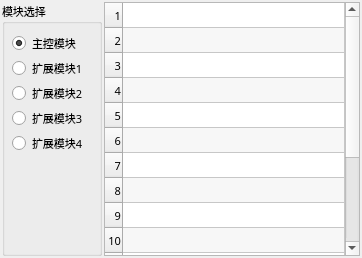
        <widget class="QWidget" name="tabExtIn">
         <property name="font">
          <font>
           <family>微软雅黑</family>
           <pointsize>8</pointsize>
           <weight>50</weight>
           <italic>false</italic>
           <bold>false</bold>
          </font>
         </property>
         <attribute name="title">
          <string>扩展输入</string>
         </attribute>
         <layout class="QHBoxLayout" name="horizontalLayoutExtIn">
          <property name="spacing">
           <number>2</number>
          </property>
          <property name="margin">
           <number>2</number>
          </property>
          <item>
           <widget class="QGroupBox" name="groupBoxInModule">
            <property name="sizePolicy">
             <sizepolicy hsizetype="Fixed" vsizetype="Preferred">
              <horstretch>0</horstretch>
              <verstretch>0</verstretch>
             </sizepolicy>
            </property>
            <property name="minimumSize">
             <size>
              <width>90</width>
              <height>0</height>
             </size>
            </property>
            <property name="maximumSize">
             <size>
              <width>180</width>
              <height>16777215</height>
             </size>
            </property>
            <property name="font">
             <font>
              <family>微软雅黑</family>
              <pointsize>8</pointsize>
              <weight>50</weight>
              <italic>false</italic>
              <bold>false</bold>
             </font>
            </property>
            <property name="title">
             <string>模块选择</string>
            </property>
            <layout class="QVBoxLayout" name="verticalLayoutInModule">
             <property name="spacing">
              <number>0</number>
             </property>
             <property name="margin">
              <number>7</number>
             </property>
             <item>
              <widget class="xRadioButton" name="radioIMain">
               <property name="minimumSize">
                <size>
                 <width>80</width>
                 <height>25</height>
                </size>
               </property>
               <property name="maximumSize">
                <size>
                 <width>16777215</width>
                 <height>25</height>
                </size>
               </property>
               <property name="font">
                <font>
                 <family>微软雅黑</family>
                 <pointsize>8</pointsize>
                 <weight>50</weight>
                 <italic>false</italic>
                 <bold>false</bold>
                </font>
               </property>
               <property name="focusPolicy">
                <enum>Qt::NoFocus</enum>
               </property>
               <property name="text">
                <string>主控模块</string>
               </property>
               <property name="checked">
                <bool>true</bool>
               </property>
              </widget>
             </item>
             <item>
              <widget class="xRadioButton" name="radioIM1">
               <property name="minimumSize">
                <size>
                 <width>80</width>
                 <height>25</height>
                </size>
               </property>
               <property name="maximumSize">
                <size>
                 <width>16777215</width>
                 <height>25</height>
                </size>
               </property>
               <property name="font">
                <font>
                 <family>微软雅黑</family>
                 <pointsize>8</pointsize>
                 <weight>50</weight>
                 <italic>false</italic>
                 <bold>false</bold>
                </font>
               </property>
               <property name="focusPolicy">
                <enum>Qt::NoFocus</enum>
               </property>
               <property name="text">
                <string>扩展模块1</string>
               </property>
               <property name="checked">
                <bool>false</bool>
               </property>
              </widget>
             </item>
             <item>
              <widget class="xRadioButton" name="radioIM2">
               <property name="minimumSize">
                <size>
                 <width>80</width>
                 <height>25</height>
                </size>
               </property>
               <property name="maximumSize">
                <size>
                 <width>16777215</width>
                 <height>25</height>
                </size>
               </property>
               <property name="font">
                <font>
                 <family>微软雅黑</family>
                 <pointsize>8</pointsize>
                 <weight>50</weight>
                 <italic>false</italic>
                 <bold>false</bold>
                </font>
               </property>
               <property name="focusPolicy">
                <enum>Qt::NoFocus</enum>
               </property>
               <property name="text">
                <string>扩展模块2</string>
               </property>
               <property name="checked">
                <bool>false</bool>
               </property>
              </widget>
             </item>
             <item>
              <widget class="xRadioButton" name="radioIM3">
               <property name="minimumSize">
                <size>
                 <width>80</width>
                 <height>25</height>
                </size>
               </property>
               <property name="maximumSize">
                <size>
                 <width>16777215</width>
                 <height>25</height>
                </size>
               </property>
               <property name="font">
                <font>
                 <family>微软雅黑</family>
                 <pointsize>8</pointsize>
                 <weight>50</weight>
                 <italic>false</italic>
                 <bold>false</bold>
                </font>
               </property>
               <property name="focusPolicy">
                <enum>Qt::NoFocus</enum>
               </property>
               <property name="text">
                <string>扩展模块3</string>
               </property>
              </widget>
             </item>
             <item>
              <widget class="xRadioButton" name="radioIM4">
               <property name="minimumSize">
                <size>
                 <width>80</width>
                 <height>25</height>
                </size>
               </property>
               <property name="maximumSize">
                <size>
                 <width>16777215</width>
                 <height>25</height>
                </size>
               </property>
               <property name="font">
                <font>
                 <family>微软雅黑</family>
                 <pointsize>8</pointsize>
                 <weight>50</weight>
                 <italic>false</italic>
                 <bold>false</bold>
                </font>
               </property>
               <property name="focusPolicy">
                <enum>Qt::NoFocus</enum>
               </property>
               <property name="text">
                <string>扩展模块4</string>
               </property>
              </widget>
             </item>
             <item>
              <spacer name="verticalSpacerImSel">
               <property name="orientation">
                <enum>Qt::Vertical</enum>
               </property>
               <property name="sizeType">
                <enum>QSizePolicy::Expanding</enum>
               </property>
               <property name="sizeHint" stdset="0">
                <size>
                 <width>20</width>
                 <height>90</height>
                </size>
               </property>
              </spacer>
             </item>
            </layout>
           </widget>
          </item>
          <item>
           <widget class="QTableWidget" name="tableExtIn">
            <property name="font">
             <font>
              <family>微软雅黑</family>
              <pointsize>8</pointsize>
              <weight>50</weight>
              <italic>false</italic>
              <bold>false</bold>
             </font>
            </property>
            <property name="focusPolicy">
             <enum>Qt::NoFocus</enum>
            </property>
            <property name="styleSheet">
             <string notr="true"/>
            </property>
            <property name="verticalScrollBarPolicy">
             <enum>Qt::ScrollBarAlwaysOn</enum>
            </property>
            <property name="horizontalScrollBarPolicy">
             <enum>Qt::ScrollBarAlwaysOff</enum>
            </property>
            <property name="editTriggers">
             <set>QAbstractItemView::NoEditTriggers</set>
            </property>
            <property name="tabKeyNavigation">
             <bool>false</bool>
            </property>
            <property name="showDropIndicator" stdset="0">
             <bool>false</bool>
            </property>
            <property name="dragDropOverwriteMode">
             <bool>false</bool>
            </property>
            <property name="alternatingRowColors">
             <bool>true</bool>
            </property>
            <property name="selectionMode">
             <enum>QAbstractItemView::SingleSelection</enum>
            </property>
            <property name="selectionBehavior">
             <enum>QAbstractItemView::SelectRows</enum>
            </property>
            <attribute name="horizontalHeaderVisible">
             <bool>false</bool>
            </attribute>
            <attribute name="horizontalHeaderDefaultSectionSize">
             <number>50</number>
            </attribute>
            <attribute name="horizontalHeaderHighlightSections">
             <bool>false</bool>
            </attribute>
            <attribute name="horizontalHeaderMinimumSectionSize">
             <number>20</number>
            </attribute>
            <attribute name="horizontalHeaderStretchLastSection">
             <bool>true</bool>
            </attribute>
            <attribute name="verticalHeaderDefaultSectionSize">
             <number>25</number>
            </attribute>
            <attribute name="verticalHeaderMinimumSectionSize">
             <number>25</number>
            </attribute>
            <row>
             <property name="text">
              <string notr="true">1</string>
             </property>
             <property name="toolTip">
              <string notr="true"/>
             </property>
             <property name="whatsThis">
              <string notr="true"/>
             </property>
             <property name="font">
              <font>
               <family>微软雅黑</family>
               <pointsize>8</pointsize>
               <weight>50</weight>
               <bold>false</bold>
              </font>
             </property>
             <property name="textAlignment">
              <set>AlignRight|AlignVCenter</set>
             </property>
            </row>
            <row>
             <property name="text">
              <string notr="true">2</string>
             </property>
             <property name="toolTip">
              <string notr="true"/>
             </property>
             <property name="whatsThis">
              <string notr="true"/>
             </property>
             <property name="font">
              <font>
               <family>微软雅黑</family>
               <pointsize>8</pointsize>
               <weight>50</weight>
               <bold>false</bold>
              </font>
             </property>
             <property name="textAlignment">
              <set>AlignRight|AlignVCenter</set>
             </property>
            </row>
            <row>
             <property name="text">
              <string notr="true">3</string>
             </property>
             <property name="toolTip">
              <string notr="true"/>
             </property>
             <property name="whatsThis">
              <string notr="true"/>
             </property>
             <property name="font">
              <font>
               <family>微软雅黑</family>
               <pointsize>8</pointsize>
               <weight>50</weight>
               <bold>false</bold>
              </font>
             </property>
             <property name="textAlignment">
              <set>AlignRight|AlignVCenter</set>
             </property>
            </row>
            <row>
             <property name="text">
              <string notr="true">4</string>
             </property>
             <property name="toolTip">
              <string notr="true"/>
             </property>
             <property name="whatsThis">
              <string notr="true"/>
             </property>
             <property name="font">
              <font>
               <family>微软雅黑</family>
               <pointsize>8</pointsize>
               <weight>50</weight>
               <bold>false</bold>
              </font>
             </property>
             <property name="textAlignment">
              <set>AlignRight|AlignVCenter</set>
             </property>
            </row>
            <row>
             <property name="text">
              <string notr="true">5</string>
             </property>
             <property name="toolTip">
              <string notr="true"/>
             </property>
             <property name="whatsThis">
              <string notr="true"/>
             </property>
             <property name="font">
              <font>
               <family>微软雅黑</family>
               <pointsize>8</pointsize>
               <weight>50</weight>
               <bold>false</bold>
              </font>
             </property>
             <property name="textAlignment">
              <set>AlignRight|AlignVCenter</set>
             </property>
            </row>
            <row>
             <property name="text">
              <string notr="true">6</string>
             </property>
             <property name="toolTip">
              <string notr="true"/>
             </property>
             <property name="whatsThis">
              <string notr="true"/>
             </property>
             <property name="font">
              <font>
               <family>微软雅黑</family>
               <pointsize>8</pointsize>
               <weight>50</weight>
               <bold>false</bold>
              </font>
             </property>
             <property name="textAlignment">
              <set>AlignRight|AlignVCenter</set>
             </property>
            </row>
            <row>
             <property name="text">
              <string notr="true">7</string>
             </property>
             <property name="toolTip">
              <string notr="true"/>
             </property>
             <property name="whatsThis">
              <string notr="true"/>
             </property>
             <property name="font">
              <font>
               <family>微软雅黑</family>
               <pointsize>8</pointsize>
               <weight>50</weight>
               <bold>false</bold>
              </font>
             </property>
             <property name="textAlignment">
              <set>AlignRight|AlignVCenter</set>
             </property>
            </row>
            <row>
             <property name="text">
              <string notr="true">8</string>
             </property>
             <property name="toolTip">
              <string notr="true"/>
             </property>
             <property name="whatsThis">
              <string notr="true"/>
             </property>
             <property name="font">
              <font>
               <family>微软雅黑</family>
               <pointsize>8</pointsize>
               <weight>50</weight>
               <bold>false</bold>
              </font>
             </property>
             <property name="textAlignment">
              <set>AlignRight|AlignVCenter</set>
             </property>
            </row>
            <row>
             <property name="text">
              <string notr="true">9</string>
             </property>
             <property name="toolTip">
              <string notr="true"/>
             </property>
             <property name="whatsThis">
              <string notr="true"/>
             </property>
             <property name="font">
              <font>
               <family>微软雅黑</family>
               <pointsize>8</pointsize>
               <weight>50</weight>
               <bold>false</bold>
              </font>
             </property>
             <property name="textAlignment">
              <set>AlignRight|AlignVCenter</set>
             </property>
            </row>
            <row>
             <property name="text">
              <string notr="true">10</string>
             </property>
             <property name="toolTip">
              <string notr="true"/>
             </property>
             <property name="whatsThis">
              <string notr="true"/>
             </property>
             <property name="font">
              <font>
               <family>微软雅黑</family>
               <pointsize>8</pointsize>
               <weight>50</weight>
               <bold>false</bold>
              </font>
             </property>
             <property name="textAlignment">
              <set>AlignRight|AlignVCenter</set>
             </property>
            </row>
            <row>
             <property name="text">
              <string notr="true">11</string>
             </property>
             <property name="toolTip">
              <string notr="true"/>
             </property>
             <property name="whatsThis">
              <string notr="true"/>
             </property>
             <property name="font">
              <font>
               <family>微软雅黑</family>
               <pointsize>8</pointsize>
               <weight>50</weight>
               <bold>false</bold>
              </font>
             </property>
             <property name="textAlignment">
              <set>AlignRight|AlignVCenter</set>
             </property>
            </row>
            <row>
             <property name="text">
              <string notr="true">12</string>
             </property>
             <property name="toolTip">
              <string notr="true"/>
             </property>
             <property name="whatsThis">
              <string notr="true"/>
             </property>
             <property name="font">
              <font>
               <family>微软雅黑</family>
               <pointsize>8</pointsize>
               <weight>50</weight>
               <bold>false</bold>
              </font>
             </property>
             <property name="textAlignment">
              <set>AlignRight|AlignVCenter</set>
             </property>
            </row>
            <row>
             <property name="text">
              <string notr="true">13</string>
             </property>
             <property name="toolTip">
              <string notr="true"/>
             </property>
             <property name="whatsThis">
              <string notr="true"/>
             </property>
             <property name="font">
              <font>
               <family>微软雅黑</family>
               <pointsize>8</pointsize>
               <weight>50</weight>
               <bold>false</bold>
              </font>
             </property>
             <property name="textAlignment">
              <set>AlignRight|AlignVCenter</set>
             </property>
            </row>
            <row>
             <property name="text">
              <string notr="true">14</string>
             </property>
             <property name="toolTip">
              <string notr="true"/>
             </property>
             <property name="whatsThis">
              <string notr="true"/>
             </property>
             <property name="font">
              <font>
               <family>微软雅黑</family>
               <pointsize>8</pointsize>
               <weight>50</weight>
               <bold>false</bold>
              </font>
             </property>
             <property name="textAlignment">
              <set>AlignRight|AlignVCenter</set>
             </property>
            </row>
            <row>
             <property name="text">
              <string>15</string>
             </property>
             <property name="font">
              <font>
               <family>微软雅黑</family>
               <pointsize>8</pointsize>
               <weight>50</weight>
               <bold>false</bold>
              </font>
             </property>
             <property name="textAlignment">
              <set>AlignRight|AlignVCenter</set>
             </property>
            </row>
            <row>
             <property name="text">
              <string>16</string>
             </property>
             <property name="font">
              <font>
               <family>微软雅黑</family>
               <pointsize>8</pointsize>
               <weight>50</weight>
               <bold>false</bold>
              </font>
             </property>
             <property name="textAlignment">
              <set>AlignRight|AlignVCenter</set>
             </property>
            </row>
            <column>
             <property name="text">
              <string notr="true">0</string>
             </property>
             <property name="toolTip">
              <string notr="true"/>
             </property>
             <property name="whatsThis">
              <string notr="true"/>
             </property>
             <property name="font">
              <font>
               <family>微软雅黑</family>
               <pointsize>8</pointsize>
              </font>
             </property>
            </column>
            <item row="0" column="0">
             <property name="text">
              <string notr="true"/>
             </property>
             <property name="toolTip">
              <string notr="true"/>
             </property>
             <property name="whatsThis">
              <string notr="true"/>
             </property>
             <property name="font">
              <font>
               <family>微软雅黑</family>
               <pointsize>8</pointsize>
               <weight>50</weight>
               <bold>false</bold>
              </font>
             </property>
             <property name="flags">
              <set>ItemIsSelectable|ItemIsEnabled</set>
             </property>
            </item>
            <item row="1" column="0">
             <property name="text">
              <string notr="true"/>
             </property>
             <property name="toolTip">
              <string notr="true"/>
             </property>
             <property name="whatsThis">
              <string notr="true"/>
             </property>
             <property name="font">
              <font>
               <family>微软雅黑</family>
               <pointsize>8</pointsize>
               <weight>50</weight>
               <bold>false</bold>
              </font>
             </property>
             <property name="flags">
              <set>ItemIsSelectable|ItemIsEnabled</set>
             </property>
            </item>
            <item row="2" column="0">
             <property name="text">
              <string notr="true"/>
             </property>
             <property name="toolTip">
              <string notr="true"/>
             </property>
             <property name="whatsThis">
              <string notr="true"/>
             </property>
             <property name="font">
              <font>
               <family>微软雅黑</family>
               <pointsize>8</pointsize>
               <weight>50</weight>
               <bold>false</bold>
              </font>
             </property>
             <property name="flags">
              <set>ItemIsSelectable|ItemIsEnabled</set>
             </property>
            </item>
            <item row="3" column="0">
             <property name="text">
              <string notr="true"/>
             </property>
             <property name="toolTip">
              <string notr="true"/>
             </property>
             <property name="whatsThis">
              <string notr="true"/>
             </property>
             <property name="font">
              <font>
               <family>微软雅黑</family>
               <pointsize>8</pointsize>
               <weight>50</weight>
               <bold>false</bold>
              </font>
             </property>
             <property name="flags">
              <set>ItemIsSelectable|ItemIsEnabled</set>
             </property>
            </item>
            <item row="4" column="0">
             <property name="text">
              <string notr="true"/>
             </property>
             <property name="toolTip">
              <string notr="true"/>
             </property>
             <property name="whatsThis">
              <string notr="true"/>
             </property>
             <property name="font">
              <font>
               <family>微软雅黑</family>
               <pointsize>8</pointsize>
               <weight>50</weight>
               <bold>false</bold>
              </font>
             </property>
             <property name="flags">
              <set>ItemIsSelectable|ItemIsEnabled</set>
             </property>
            </item>
            <item row="5" column="0">
             <property name="text">
              <string notr="true"/>
             </property>
             <property name="toolTip">
              <string notr="true"/>
             </property>
             <property name="whatsThis">
              <string notr="true"/>
             </property>
             <property name="font">
              <font>
               <family>微软雅黑</family>
               <pointsize>8</pointsize>
               <weight>50</weight>
               <bold>false</bold>
              </font>
             </property>
             <property name="flags">
              <set>ItemIsSelectable|ItemIsEnabled</set>
             </property>
            </item>
            <item row="6" column="0">
             <property name="text">
              <string notr="true"/>
             </property>
             <property name="toolTip">
              <string notr="true"/>
             </property>
             <property name="whatsThis">
              <string notr="true"/>
             </property>
             <property name="font">
              <font>
               <family>微软雅黑</family>
               <pointsize>8</pointsize>
               <weight>50</weight>
               <bold>false</bold>
              </font>
             </property>
             <property name="flags">
              <set>ItemIsSelectable|ItemIsEnabled</set>
             </property>
            </item>
            <item row="7" column="0">
             <property name="text">
              <string notr="true"/>
             </property>
             <property name="toolTip">
              <string notr="true"/>
             </property>
             <property name="whatsThis">
              <string notr="true"/>
             </property>
             <property name="font">
              <font>
               <family>微软雅黑</family>
               <pointsize>8</pointsize>
               <weight>50</weight>
               <bold>false</bold>
              </font>
             </property>
             <property name="flags">
              <set>ItemIsSelectable|ItemIsEnabled</set>
             </property>
            </item>
            <item row="8" column="0">
             <property name="text">
              <string notr="true"/>
             </property>
             <property name="toolTip">
              <string notr="true"/>
             </property>
             <property name="whatsThis">
              <string notr="true"/>
             </property>
             <property name="font">
              <font>
               <family>微软雅黑</family>
               <pointsize>8</pointsize>
               <weight>50</weight>
               <bold>false</bold>
              </font>
             </property>
             <property name="flags">
              <set>ItemIsSelectable|ItemIsEnabled</set>
             </property>
            </item>
            <item row="9" column="0">
             <property name="text">
              <string notr="true"/>
             </property>
             <property name="toolTip">
              <string notr="true"/>
             </property>
             <property name="whatsThis">
              <string notr="true"/>
             </property>
             <property name="font">
              <font>
               <family>微软雅黑</family>
               <pointsize>8</pointsize>
               <weight>50</weight>
               <bold>false</bold>
              </font>
             </property>
             <property name="flags">
              <set>ItemIsSelectable|ItemIsEnabled</set>
             </property>
            </item>
            <item row="10" column="0">
             <property name="text">
              <string notr="true"/>
             </property>
             <property name="toolTip">
              <string notr="true"/>
             </property>
             <property name="whatsThis">
              <string notr="true"/>
             </property>
             <property name="font">
              <font>
               <family>微软雅黑</family>
               <pointsize>8</pointsize>
               <weight>50</weight>
               <bold>false</bold>
              </font>
             </property>
             <property name="flags">
              <set>ItemIsSelectable|ItemIsEnabled</set>
             </property>
            </item>
            <item row="11" column="0">
             <property name="text">
              <string notr="true"/>
             </property>
             <property name="toolTip">
              <string notr="true"/>
             </property>
             <property name="whatsThis">
              <string notr="true"/>
             </property>
             <property name="font">
              <font>
               <family>微软雅黑</family>
               <pointsize>8</pointsize>
               <weight>50</weight>
               <bold>false</bold>
              </font>
             </property>
             <property name="flags">
              <set>ItemIsSelectable|ItemIsEnabled</set>
             </property>
            </item>
            <item row="12" column="0">
             <property name="text">
              <string notr="true"/>
             </property>
             <property name="toolTip">
              <string notr="true"/>
             </property>
             <property name="whatsThis">
              <string notr="true"/>
             </property>
             <property name="font">
              <font>
               <family>微软雅黑</family>
               <pointsize>8</pointsize>
               <weight>50</weight>
               <bold>false</bold>
              </font>
             </property>
             <property name="flags">
              <set>ItemIsSelectable|ItemIsEnabled</set>
             </property>
            </item>
            <item row="13" column="0">
             <property name="text">
              <string notr="true"/>
             </property>
             <property name="toolTip">
              <string notr="true"/>
             </property>
             <property name="whatsThis">
              <string notr="true"/>
             </property>
             <property name="font">
              <font>
               <family>微软雅黑</family>
               <pointsize>8</pointsize>
               <weight>50</weight>
               <bold>false</bold>
              </font>
             </property>
             <property name="flags">
              <set>ItemIsSelectable|ItemIsEnabled</set>
             </property>
            </item>
            <item row="14" column="0">
             <property name="text">
              <string notr="true"/>
             </property>
             <property name="toolTip">
              <string notr="true"/>
             </property>
             <property name="whatsThis">
              <string notr="true"/>
             </property>
             <property name="font">
              <font>
               <family>微软雅黑</family>
               <pointsize>8</pointsize>
               <weight>50</weight>
               <bold>false</bold>
              </font>
             </property>
             <property name="flags">
              <set>ItemIsSelectable|ItemIsEnabled</set>
             </property>
            </item>
            <item row="15" column="0">
             <property name="text">
              <string notr="true"/>
             </property>
             <property name="toolTip">
              <string notr="true"/>
             </property>
             <property name="whatsThis">
              <string notr="true"/>
             </property>
             <property name="font">
              <font>
               <family>微软雅黑</family>
               <pointsize>8</pointsize>
               <weight>50</weight>
               <bold>false</bold>
              </font>
             </property>
             <property name="flags">
              <set>ItemIsSelectable|ItemIsEnabled</set>
             </property>
            </item>
           </widget>
          </item>
         </layout>
        </widget>
